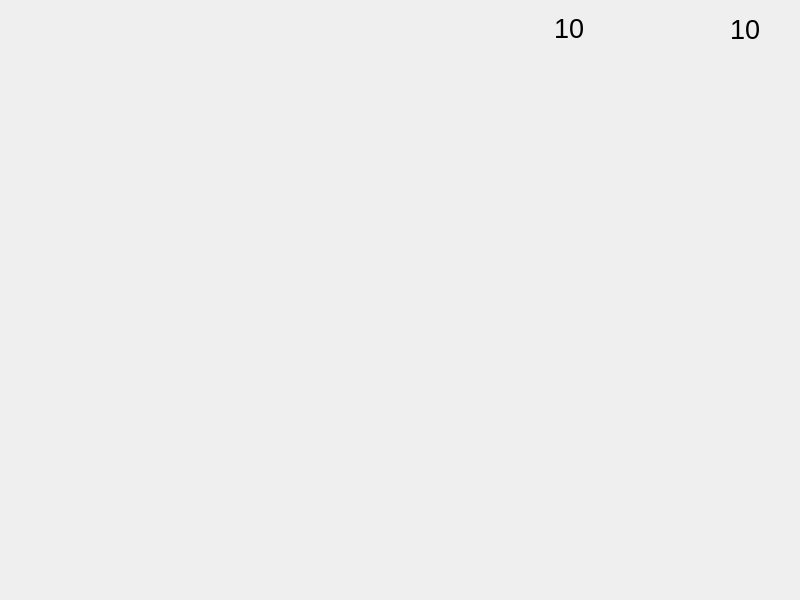
<?xml version="1.0" encoding="UTF-8"?>
<ui version="4.0">
 <class>game</class>
 <widget class="QWidget" name="game">
  <property name="geometry">
   <rect>
    <x>0</x>
    <y>0</y>
    <width>800</width>
    <height>600</height>
   </rect>
  </property>
  <property name="windowTitle">
   <string>Bomber</string>
  </property>
  <property name="autoFillBackground">
   <bool>false</bool>
  </property>
  <property name="styleSheet">
   <string notr="true">background-image: url(:/images/background.png); width: 800px; height: 600px;</string>
  </property>
  <widget class="QWidget" name="background" native="true">
   <property name="geometry">
    <rect>
     <x>0</x>
     <y>0</y>
     <width>800</width>
     <height>600</height>
    </rect>
   </property>
   <widget class="QPushButton" name="goToMenuButton">
    <property name="geometry">
     <rect>
      <x>-20</x>
      <y>-30</y>
      <width>181</width>
      <height>121</height>
     </rect>
    </property>
    <property name="autoFillBackground">
     <bool>false</bool>
    </property>
    <property name="styleSheet">
     <string notr="true">background-image: url(:/images/exit.png); border:none</string>
    </property>
    <property name="text">
     <string/>
    </property>
   </widget>
   <widget class="QWidget" name="horizontalLayoutWidget">
    <property name="geometry">
     <rect>
      <x>470</x>
      <y>-20</y>
      <width>341</width>
      <height>111</height>
     </rect>
    </property>
    <layout class="QHBoxLayout" name="horizontalLayout">
     <item>
      <widget class="QWidget" name="bombCountWidget" native="true">
       <property name="styleSheet">
        <string notr="true">background-image: url(:/images/bombCount.png)</string>
       </property>
       <widget class="QLineEdit" name="lineEdit">
        <property name="geometry">
         <rect>
          <x>74</x>
          <y>33</y>
          <width>51</width>
          <height>31</height>
         </rect>
        </property>
        <property name="font">
         <font>
          <pointsize>20</pointsize>
         </font>
        </property>
        <property name="autoFillBackground">
         <bool>false</bool>
        </property>
        <property name="styleSheet">
         <string notr="true">background: rgba(255, 255, 255, 0);</string>
        </property>
        <property name="text">
         <string>10</string>
        </property>
        <property name="maxLength">
         <number>2</number>
        </property>
        <property name="frame">
         <bool>false</bool>
        </property>
        <property name="alignment">
         <set>Qt::AlignCenter</set>
        </property>
        <property name="readOnly">
         <bool>true</bool>
        </property>
        <property name="clearButtonEnabled">
         <bool>false</bool>
        </property>
       </widget>
      </widget>
     </item>
     <item>
      <widget class="QWidget" name="hpCountWidget" native="true">
       <property name="styleSheet">
        <string notr="true">background-image: url(:/images/lives.png)</string>
       </property>
       <widget class="QLineEdit" name="lineEdit_2">
        <property name="geometry">
         <rect>
          <x>76</x>
          <y>34</y>
          <width>51</width>
          <height>31</height>
         </rect>
        </property>
        <property name="font">
         <font>
          <pointsize>20</pointsize>
         </font>
        </property>
        <property name="autoFillBackground">
         <bool>false</bool>
        </property>
        <property name="styleSheet">
         <string notr="true">background: rgba(255, 255, 255, 0);</string>
        </property>
        <property name="text">
         <string>10</string>
        </property>
        <property name="maxLength">
         <number>2</number>
        </property>
        <property name="frame">
         <bool>false</bool>
        </property>
        <property name="alignment">
         <set>Qt::AlignCenter</set>
        </property>
        <property name="readOnly">
         <bool>true</bool>
        </property>
        <property name="clearButtonEnabled">
         <bool>false</bool>
        </property>
       </widget>
      </widget>
     </item>
    </layout>
   </widget>
   <widget class="QWidget" name="field" native="true">
    <property name="geometry">
     <rect>
      <x>30</x>
      <y>100</y>
      <width>750</width>
      <height>484</height>
     </rect>
    </property>
   </widget>
   <widget class="QWidget" name="widgetPlayer" native="true">
    <property name="geometry">
     <rect>
      <x>30</x>
      <y>100</y>
      <width>750</width>
      <height>484</height>
     </rect>
    </property>
    <property name="autoFillBackground">
     <bool>false</bool>
    </property>
    <property name="styleSheet">
     <string notr="true">background: rgba(255, 255, 255, 0); margin: 0; padding: 0;</string>
    </property>
   </widget>
  </widget>
 </widget>
 <resources/>
 <connections/>
</ui>
